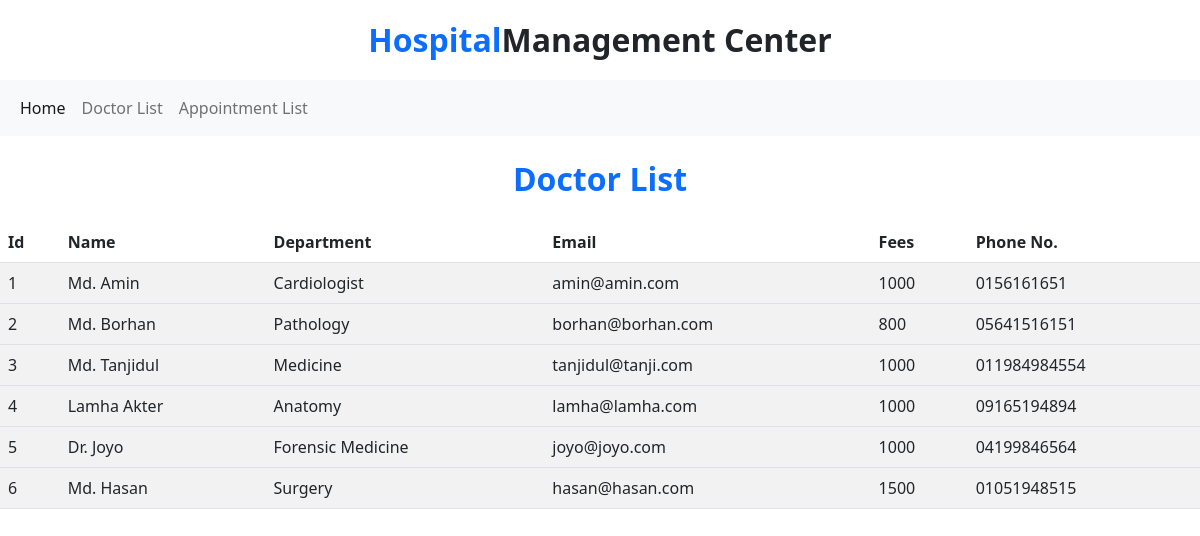
Screenshot of /doctorlist.php with the database file from the repository.
### tables this page shows
CREATE TABLE `doctorlist` (
  `Name` varchar(20) NOT NULL,
  `Department` varchar(20) NOT NULL,
  `Email` varchar(20) NOT NULL,
  `Fees` int(10) NOT NULL,
  `dc_id` int(5) NOT NULL,
  `Phone No.` varchar(20) NOT NULL
);

### doctorlist.php (the view, shortened to what this page needs)
<?php include('doctorconnect.php');?>
<!DOCTYPE html>
<html lang="en">
<head>
    <link rel="stylesheet" href="https://cdn.jsdelivr.net/npm/bootstrap@5.2.1/dist/css/bootstrap.min.css
    ">
    <link rel="stylesheet" href="style.css">
</head>
<body>
<a class="navbar-brand fs-2 fw-bold d-flex justify-content-center mt-3 mb-3" href="index.html"><span class="text-primary fw-bold">Hospital  </span>   Management Center</a>
    <nav class="navbar navbar-expand-lg navbar-light bg-light mb-4 d-flex justify-content-center">
  <div class="container-fluid">
    <div class="collapse navbar-collapse" id="navbarNav">
      <ul class="navbar-nav">
        <li class="nav-item">
          <a class="nav-link active" aria-current="page" href="doctor.html">Home</a>
        </li>
        <li class="nav-item">
          <a class="nav-link" href="doctorlist.php">Doctor List</a>
        </li>
        <li class="nav-item">
          <a class="nav-link" href="appointmentlist.php">Appointment List</a>
        </li>
      </ul>
    </div>
  </div>
</nav>
<div class=" container d-flex justify-content-center mb-3"><h2 class="fw-bold text-primary align-text-center">Doctor List</h2></div>
    <table class="table table-striped px-5">
        <thead>
            <tr>
                <th scope="col">Id</th>
                <th scope="col">Name</th>
                <th scope="col">Department</th>
                <th scope="col">Email</th>
                <th scope="col">Fees</th>
                <th scope="col">Phone No.</th>
            </tr>
        </thead>
        <?php
        $tcr_query = mysqli_query($conn,"select * from doctorlist order by dc_id asc");
        while($tcr_data = mysqli_fetch_array($tcr_query)){
        ?>
          <tbody>
              <tr>
                <td><?php echo $tcr_data['dc_id']; ?></td>
                <td><?php echo $tcr_data['Name']; ?></td>
                <td><?php echo $tcr_data['Department']; ?></td>
                <td><?php echo $tcr_data['Email']; ?></td>
                <td><?php echo $tcr_data['Fees']; ?></td>
                <td><?php echo $tcr_data['Phone No.']; ?></td>
              </tr>
          </tbody>
          <?php } ?>
    </table>
</body>
</html>

### style.css (style rules this page uses)
a { outline: none; }

### rows the page displays
doctorlist: dc_id "1", Name "Md. Amin", Department "Cardiologist", Email "amin@amin.com", Fees "1000", value "0156161651"
doctorlist: dc_id "2", Name "Md. Borhan", Department "Pathology", Email "borhan@borhan.com", Fees "800", value "05641516151"
doctorlist: dc_id "3", Name "Md. Tanjidul", Department "Medicine", Email "tanjidul@tanji.com", Fees "1000", value "011984984554"
doctorlist: dc_id "4", Name "Lamha Akter", Department "Anatomy", Email "lamha@lamha.com", Fees "1000", value "09165194894"
doctorlist: dc_id "5", Name "Dr. Joyo", Department "Forensic Medicine", Email "joyo@joyo.com", Fees "1000", value "04199846564"
doctorlist: dc_id "6", Name "Md. Hasan", Department "Surgery", Email "hasan@hasan.com", Fees "1500", value "01051948515"
